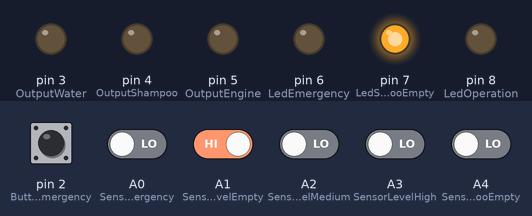
A sketch run on a simulated Arduino Uno, built with avr-gcc and run on an emulated ATmega328P. On the bench: output pins drawn as LEDs (lit = HIGH). Dashed ring = blinking. The inputs (shaded band) are chosen by the test bench; at power-on: A1 (SensorLevelEmpty), pin 2 (ButtonEmergency) HIGH, A0 (SensorLevelEmergency), A2 (SensorLevelMedium), A3 (SensorLevelHigh), A4 (SensorLevelShampooEmpty) LOW. What the sketch prints to the serial monitor is not drawn.

Above: at 1.2 s.
1.3 s: A0 (SensorLevelEmergency) driven HIGH
At 2.1 s:
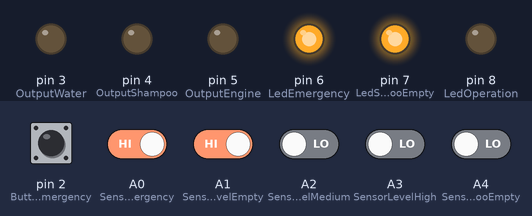
2.8 s: A0 (SensorLevelEmergency) driven LOW
At 3.1 s:
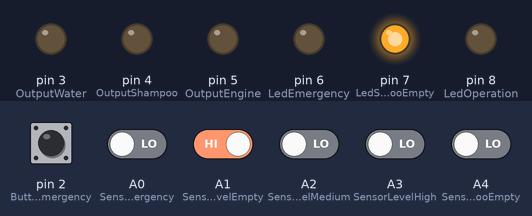
4.3 s: A4 (SensorLevelShampooEmpty) driven HIGH
At 5.4 s:
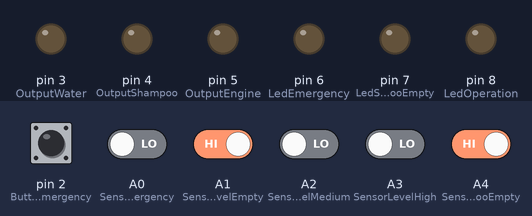
5.8 s: A2 (SensorLevelMedium) driven HIGH
At 5.99 s:
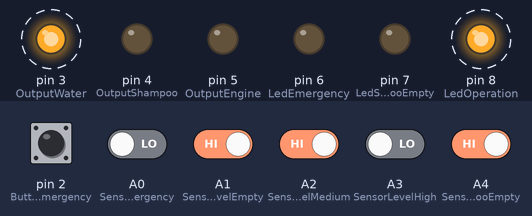
8.8 s: A3 (SensorLevelHigh) driven HIGH
At 9.26 s:
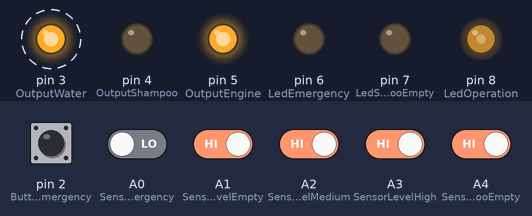
11.8 s: A1 (SensorLevelEmpty) driven LOW
At 13.2 s:
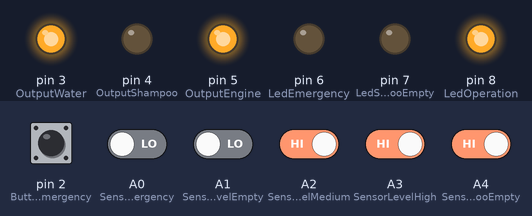
Timing chart, 0 to 14.3 s (numbered marks = the images above; inputs shaded):
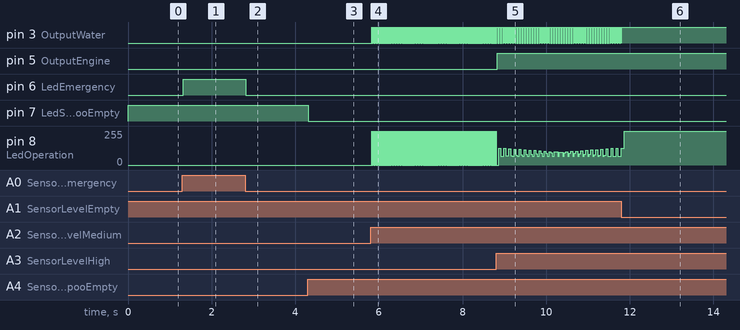

The sketch:

ShampooDog.ino
```cpp
//sensors input
#define SensorLevelEmergency A0
#define SensorLevelEmpty A1
#define SensorLevelMedium A2
#define SensorLevelHigh A3
#define SensorLevelShampooEmpty A4

//buttons input
#define ButtonEmergency 2

//actuators output
#define OutputWater 3
#define OutputShampoo 4
#define OutputEngine 5

//leds output
#define LedEmergency 6
#define LedShampooEmpty 7
#define LedOperation 8

//input variables
int LevelEmergency = 2;
int LevelEmpty = 2;
int LevelMedium = 2;
int LevelHigh = 2;
int LevelShampooEmpty = 2;
int BtnEmergency = 2;

//output variables
int WaterInput = 2;
int ShampoInput = 2;
int EngineInput = 2;

//times
long EmptyTime = 0;
long WaterProtectionTime = 0;
long ShampooProtectionTime = 0;
long ShakeTime = 0;
long ShakeBreakTime = 0;

void setup() {
  Serial.begin(9600);
  Serial.println("Iniciado!");

  pinMode(SensorLevelEmergency, INPUT);
  pinMode(SensorLevelEmpty, INPUT);
  pinMode(SensorLevelMedium, INPUT);
  pinMode(SensorLevelHigh, INPUT);
  pinMode(SensorLevelShampooEmpty, INPUT);
  pinMode(ButtonEmergency, INPUT);

  pinMode(OutputWater, OUTPUT);
  pinMode(OutputShampoo, OUTPUT);
  pinMode(OutputEngine, OUTPUT);
  pinMode(LedEmergency, OUTPUT);
  pinMode(LedShampooEmpty, OUTPUT);
  pinMode(LedOperation, OUTPUT);
}

void loop() {
  ReadPorts();
  delay(10);

  if (LevelEmergency == HIGH) {
    digitalWrite(LedEmergency, HIGH);
  } else {
    digitalWrite(LedEmergency, LOW);

    if (LevelShampooEmpty == LOW) {
      digitalWrite(LedShampooEmpty, HIGH);
    } else {
      digitalWrite(LedShampooEmpty, LOW);
      ExecLoop();
    }
  }
}

void ExecLoop() {
  if (LevelEmpty == LOW) {
    if (EmptyTime == 0)
      EmptyTime = millis();

    if (millis() - EmptyTime >= 30000) {
      Water(1);
    }
  } else {
    ShakeTime = 0;
    if (LevelMedium == HIGH) {
      Water(0);
      delay(10);
    }

    if (LevelMedium == HIGH) {
      Shampoo(1);

      if (LevelHigh == HIGH) {
        Shampoo(0);
        delay(10);
      }
    }

    if (LevelMedium == HIGH && LevelHigh == HIGH) {
      Shake(1);
      if (ShakeTime == 0)
        ShakeTime = millis();

      if (millis() - ShakeTime >= 60000) {
        Shake(0);
      }
    }
  }
}

void ReadPorts() {
  LevelEmergency = digitalRead(SensorLevelEmergency);
  LevelEmpty = digitalRead(SensorLevelEmpty);
  LevelMedium = digitalRead(SensorLevelMedium);
  LevelHigh = digitalRead(SensorLevelHigh);
  LevelShampooEmpty = digitalRead(SensorLevelShampooEmpty);
  BtnEmergency = digitalRead(ButtonEmergency);

  WaterInput = digitalRead(OutputWater);
  ShampoInput = digitalRead(OutputShampoo);
  EngineInput = digitalRead(OutputEngine);
}

void Water(int i) {
  if (i == 0) {
    digitalWrite(OutputWater, LOW);
    Operation(0);
  } else {
    if (LevelEmpty == LOW) {
      digitalWrite(OutputWater, HIGH);
      Operation(1);
    }
  }
}

void Shampoo(int i) {
  if (i == 0) {
    digitalWrite(OutputShampoo, LOW);
    Operation(0);
  } else {
    if (LevelShampooEmpty == HIGH && LevelEmpty == HIGH && LevelMedium == HIGH) {
      digitalWrite(OutputWater, HIGH);
      Operation(1);
    }
  }
}

void Shake(int i) {
  if (i == 0) {
    digitalWrite(OutputEngine, LOW);
    Operation(0);
  } else {
    if (LevelEmpty == HIGH && LevelMedium == HIGH && LevelHigh == HIGH) {
      digitalWrite(OutputEngine, HIGH);
      Operation(1);
    }
  }
}

void Operation(int i) {
  if (i == 0)
    digitalWrite(LedOperation, LOW);
  else
    digitalWrite(LedOperation, HIGH);
}
```

Measured:
- after the input at 1.3 s, pin 6 (LedEmergency): LOW → HIGH at once
- after the input at 2.8 s, pin 6 (LedEmergency): HIGH → LOW at once
- after the input at 4.3 s, pin 7 (LedShampooEmpty): HIGH → LOW at once
- after the input at 5.8 s, pin 3 (OutputWater): alternates HIGH for 0.01 s and LOW for 0.01 s, starting at once; pin 8 (LedOperation): alternates 255/255 for 0.01 s and 0/255 for 0.01 s, starting at once
- after the input at 8.8 s, pin 3 (OutputWater): alternates HIGH for 0.02 s and LOW for 0.01 s, starting after 0.13 s; pin 5 (OutputEngine): LOW → HIGH at once
- after the input at 11.8 s, pin 3 (OutputWater): goes on until 11.8 s, then stays HIGH
